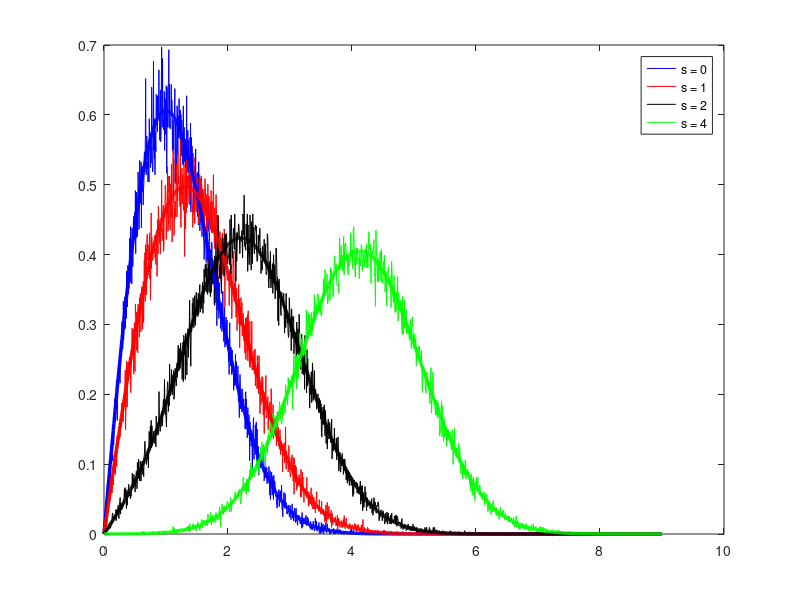

Source code (MATLAB):
N=100000; %Number of Samples
sigma=1; %Variance of underlying Gaussian Variables
s=[0 1 2 4]; %Non-Centrality Parameter
plotStyle={'b-','r-','k-','g-'}; %Simulating the PDF from two Gaussian Random Variables
for i = 1:length(s)
    X = s(i) + sigma.*randn(1,N); %Gaussian RV with mean=s and given sigma
    Y = 0 + sigma.*randn(1,N); %Gaussian RV with mean=0 and same sigma as Y
    Z=X+1i*Y;
    [val,bin]=hist(abs(Z),1000); % pdf of generated Raleigh Fading samples 
    plot(bin,val/trapz(bin,val),plotStyle{i}); %Normalizing the PDF to match theoretical result 
    % Trapz function gives the total area under the PDF curve. It is used as the normalization factor 
    hold on;
end
%Theoretical PDF computation
for i=1:length(s)
    x=s(i);
    m1=sqrt(x);
    m2=sqrt(x*(x-1));
    r=0:0.01:9;
    ss=sqrt(m1^2+m2^2);
    x=r.*ss/(sigma^2);
    f=r./(sigma^2).*exp(-((r.^2+ss^2)./(2*sigma^2))).*besseli(0,x); 
    plot(r,f,plotStyle{i},'LineWidth',2.5);
    legendInfo{i} = ['s = ' num2str(s(i))];
    hold on;
end 
legend(legendInfo);